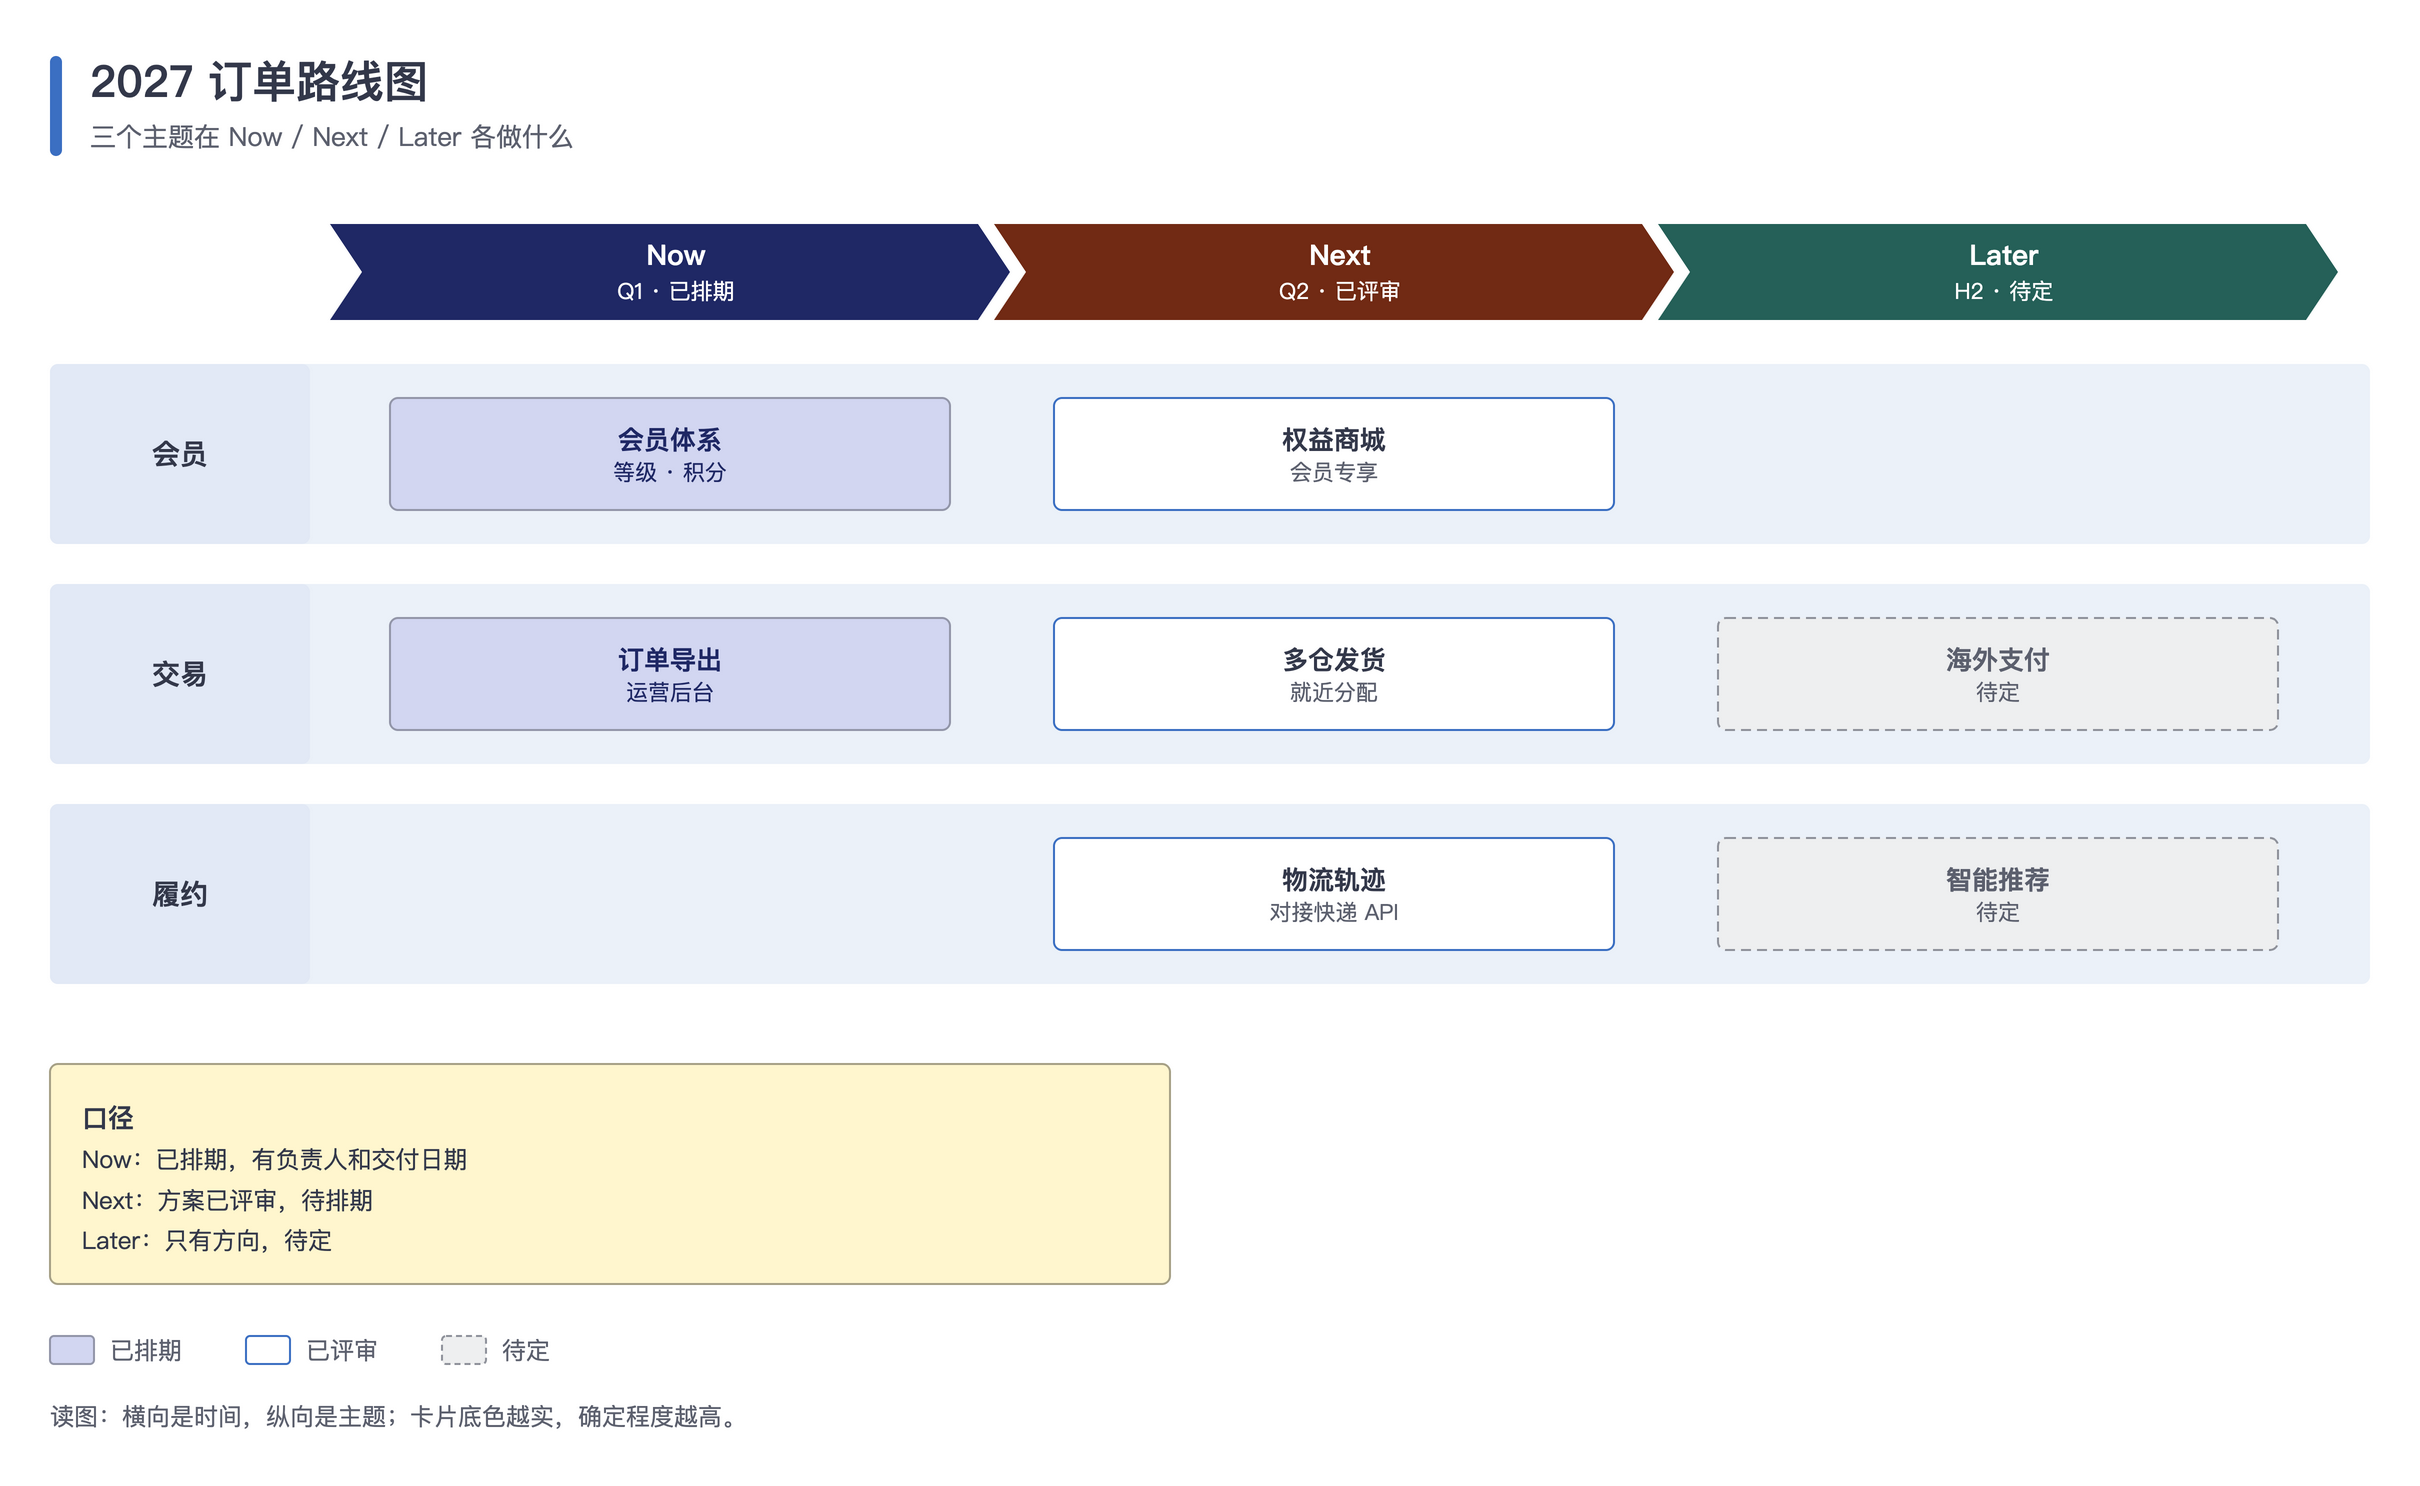

This chart was generated by the following Python code:
#!/usr/bin/env python3
"""路线图：顶部是 Now / Next / Later 阶段箭头条，每个主题一条横向分层带，卡片按确定程度用不同底色。

用到：chevron、band、white / pending 两种卡片、按列循环摆位。
运行后在本目录生成 roadmap.drawio 和 roadmap.png。
"""
import os
import sys

HERE = os.path.dirname(os.path.abspath(__file__))
sys.path.insert(0, os.path.join(os.path.dirname(HERE), 'scripts'))
from drawio_kit import Diagram  # noqa: E402

MIN_SIDE = int(os.environ.get('DIAGRAM_MIN_SIDE', 4000))

d = Diagram('2027 订单路线图', '三个主题在 Now / Next / Later 各做什么')
X0, CW = 180, 340  # 第一列起点、列宽；箭头条首尾相接时下一个 x = 上一个 x + CW - 8
STAGES = [('Now', 'Q1 · 已排期', 'lav'), ('Next', 'Q2 · 已评审', 'peach'), ('Later', 'H2 · 待定', 'mint')]
for i, (stage, sub, role) in enumerate(STAGES):
    d.chevron(X0 + i * (CW - 8), 120, CW, 48, stage, sub, role=role)

ROWS = [
    ('会员', [('会员体系', '等级 · 积分'), ('权益商城', '会员专享'), None]),
    ('交易', [('订单导出', '运营后台'), ('多仓发货', '就近分配'), ('海外支付', '待定')]),
    ('履约', [None, ('物流轨迹', '对接快递 API'), ('智能推荐', '待定')]),
]
CARD_ROLE = ['lav', 'white', 'pending']  # 确定程度：已排期 / 已评审 / 待定
for r, (theme, cards) in enumerate(ROWS):
    y = 190 + r * 110
    d.band(40, y, 1160, 90, theme)
    for i, card in enumerate(cards):
        if card:
            d.box(X0 + i * (CW - 8) + 30, y + 17, 280, 56, card[0], card[1], role=CARD_ROLE[i])

y = d.panel(40, 540, 560, '口径', ['Now：已排期，有负责人和交付日期', 'Next：方案已评审，待排期', 'Later：只有方向，待定'])
d.legend(40, y + 24, [('lav', '已排期'), ('white', '已评审'), ('pending', '待定')])
d.footer(40, y + 56, '读图：横向是时间，纵向是主题；卡片底色越实，确定程度越高。')

name = os.path.join(HERE, 'roadmap')
d.save(name + '.drawio')
d.export(name + '.drawio', name + '.png', scale=d.scale_for(MIN_SIDE))
